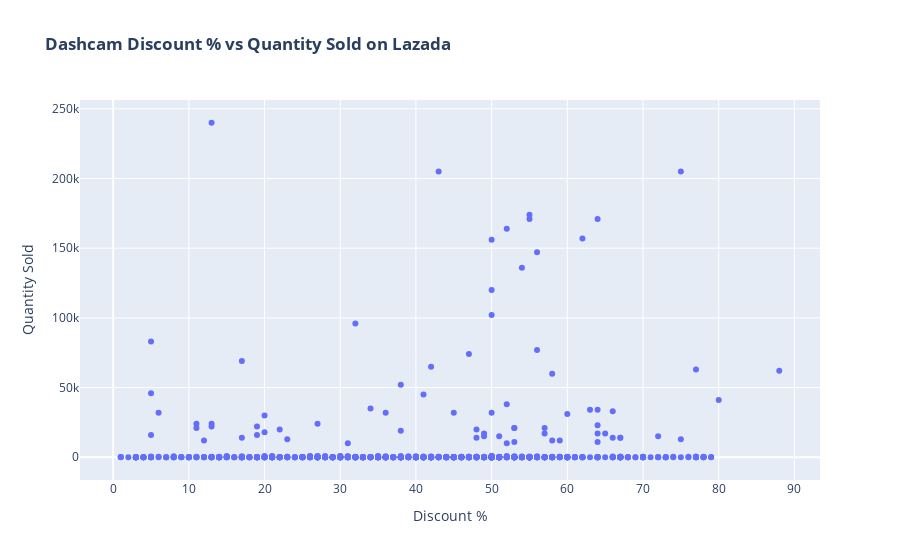

The cell this chart's notebook holds for it:
### Code cell
# Checking correlation between discount and sales
fig4 = go.Figure()
fig4.add_trace(go.Scatter(x=df_800['discount_percent'], y=df_800['quantity_sold'], mode='markers'))
fig4.update_layout(title_text='<b>Dashcam Discount % vs Quantity Sold on Lazada</b>')
fig4.update_xaxes(title_text="Discount %")
fig4.update_yaxes(title_text="Quantity Sold")

fig4.show()

### Figure 1 — Plotly figure (JSON) as saved in the notebook; plotly's stock layout.template omitted (floating-point values rounded to 4 significant figures; data arrays with more than 128 entries replaced by an {"elided": "..."} marker saying what was removed)
{"data": [{"mode": "markers", "type": "scatter", "x": {"elided": "800 int values"}, "y": {"elided": "800 int values"}}], "layout": {"title": {"text": "<b>Dashcam Discount % vs Quantity Sold on Lazada</b>"}, "xaxis": {"title": {"text": "Discount %"}}, "yaxis": {"title": {"text": "Quantity Sold"}}}}
